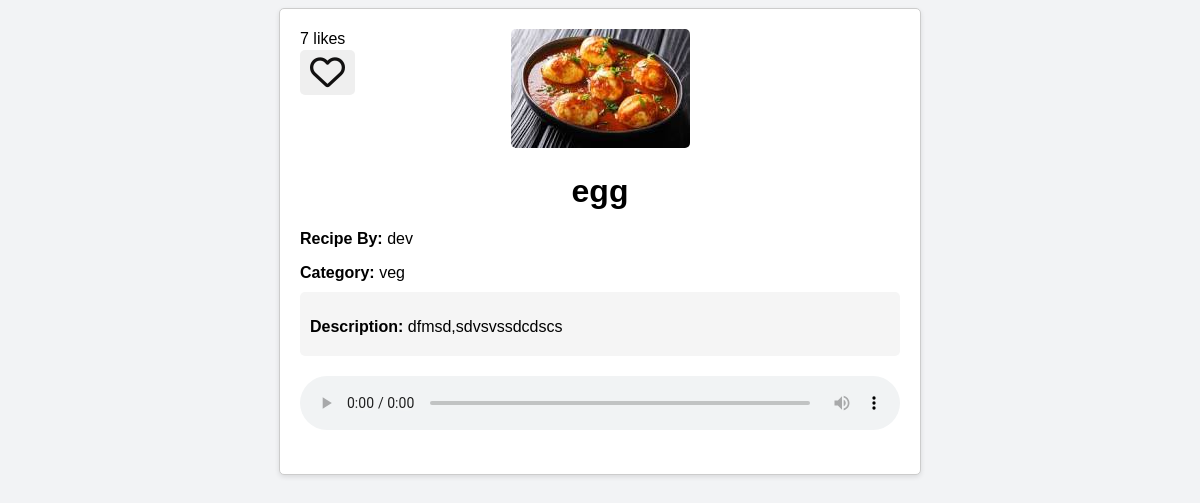
Before: /recipe/2/ (signed in) with the older database file.
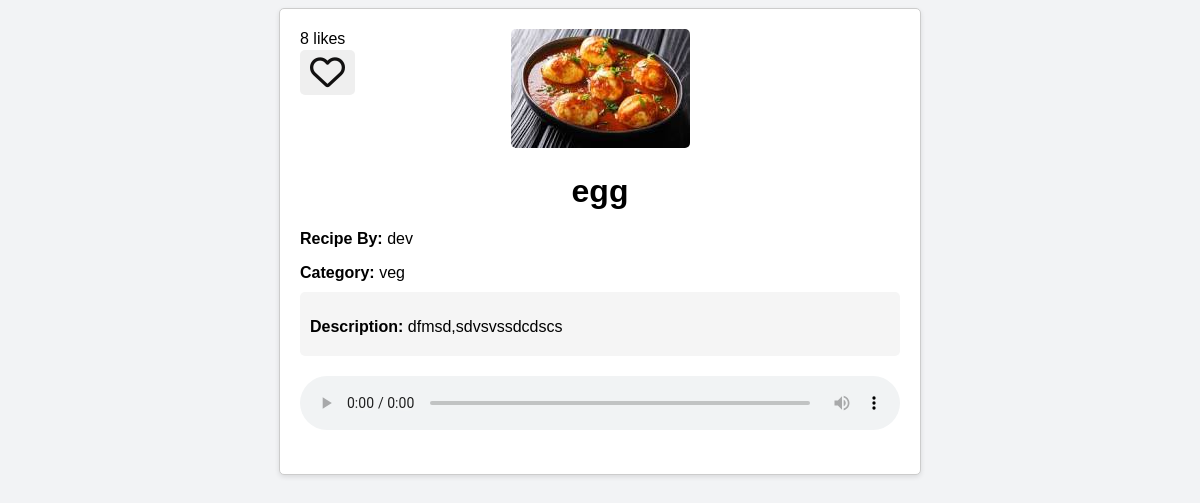
After: the same page with the newer database file.
### recipes/models.py (models this page shows, shortened)
class Recipe(models.Model):
    CATEGORY_CHOICES = [
        ('veg', 'Vegetarian'),
        ('non_veg', 'Non-Vegetarian'),
        ('breakfast', 'Breakfast'),
        ('snacks', 'Snacks'),
        ('rice', 'Rice'),
    ]
    user = models.ForeignKey(User, on_delete=models.CASCADE)
    recipe_name = models.CharField(max_length=100)
    ingredients = models.TextField()
    description = models.TextField()
    image = models.ImageField(upload_to='images/', null=True, blank=True)
    audio = models.FileField(upload_to='audio/', null=True, blank=True)
    category = models.CharField(max_length=20, choices=CATEGORY_CHOICES, default='veg')
    likes = models.IntegerField(default=0)

### recipes/views.py (the view)
# urls.py: path('recipe/<int:pk>/', views.recipe_detail, name='recipe_detail'),
@login_required
def recipe_detail(request, pk):
    recipe = get_object_or_404(Recipe, pk=pk)
    context = {
        'recipe': recipe,
        'user': request.user,
    }
    return render(request, 'recipes/recipe_details.html', context)

### recipes/templates/recipes/recipe_details.html (shortened to what this page needs)
<!DOCTYPE html>
<html>
<head>
</head>
<body>
    <div class="container">
        <div class="recipe-image">
            <img src="{{ recipe.image.url }}" alt="Recipe Image">
        </div>
        <h1>{{ recipe.recipe_name }}</h1>
        <p><strong>Recipe By:</strong> {{ recipe.user }}</p>
        <p><strong>Category:</strong> {{ recipe.category }}</p>
        <div class="recipe-description">
            <p><strong>Description:</strong> {{ recipe.description }}</p>
        </div>
        <div class="recipe-audio">
            {% if recipe.audio %}
            <audio controls>
                <source src="{{ recipe.audio.url }}" type="audio/mpeg">
            </audio>
            {% else %}
            <p>No audio available</p>
            {% endif %}
        </div>
        <div class="like-count">{{ recipe.likes }} likes</div>
        {% if user.is_authenticated %}
        <button class="like-button{% if recipe.is_liked_by_user %} liked{% endif %}" data-recipe-id="{{ recipe.id }}">
            {% if recipe.is_liked_by_user %}
            <i id="heart" class="fas fa-heart"></i>
            {% else %}
            <i id="heart" class="far fa-heart"></i>
            {% endif %}
        </button>
        {% endif %}
    </div>
</body>
</html>

Changed rows visible on the page:
changed Recipe "egg": likes "7" → "8"
